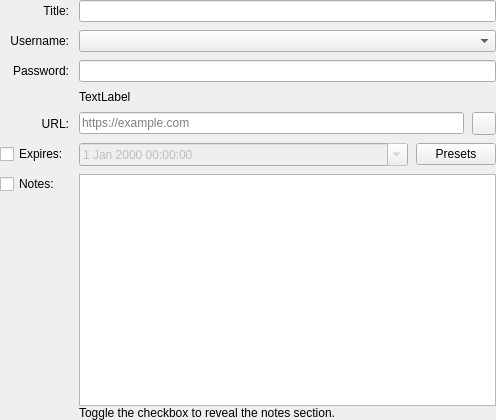
<?xml version="1.0" encoding="UTF-8"?>
<ui version="4.0">
 <class>EditEntryWidgetMain</class>
 <widget class="QWidget" name="EditEntryWidgetMain">
  <property name="geometry">
   <rect>
    <x>0</x>
    <y>0</y>
    <width>496</width>
    <height>420</height>
   </rect>
  </property>
  <layout class="QGridLayout" name="gridLayout">
   <property name="leftMargin">
    <number>0</number>
   </property>
   <property name="topMargin">
    <number>0</number>
   </property>
   <property name="rightMargin">
    <number>0</number>
   </property>
   <property name="bottomMargin">
    <number>0</number>
   </property>
   <property name="horizontalSpacing">
    <number>10</number>
   </property>
   <property name="verticalSpacing">
    <number>8</number>
   </property>
   <item row="7" column="1">
    <layout class="QVBoxLayout" name="verticalLayout_2">
     <item>
      <widget class="QPlainTextEdit" name="notesEdit">
       <property name="sizePolicy">
        <sizepolicy hsizetype="Expanding" vsizetype="Expanding">
         <horstretch>0</horstretch>
         <verstretch>1</verstretch>
        </sizepolicy>
       </property>
       <property name="minimumSize">
        <size>
         <width>0</width>
         <height>100</height>
        </size>
       </property>
       <property name="accessibleName">
        <string>Notes field</string>
       </property>
      </widget>
     </item>
     <item>
      <widget class="QLabel" name="notesHint">
       <property name="visible">
        <bool>true</bool>
       </property>
       <property name="text">
        <string>Toggle the checkbox to reveal the notes section.</string>
       </property>
       <property name="alignment">
        <set>Qt::AlignTop</set>
       </property>
      </widget>
     </item>
    </layout>
   </item>
   <item row="1" column="1">
    <widget class="QComboBox" name="usernameComboBox">
     <property name="accessibleName">
      <string>Username field</string>
     </property>
    </widget>
   </item>
   <item row="7" column="0">
    <layout class="QVBoxLayout" name="verticalLayout">
     <item>
      <widget class="QCheckBox" name="notesEnabled">
       <property name="toolTip">
        <string>Toggle notes visible</string>
       </property>
       <property name="accessibleName">
        <string>Toggle notes visible</string>
       </property>
       <property name="text">
        <string>Notes:</string>
       </property>
      </widget>
     </item>
     <item>
      <spacer name="verticalSpacer">
       <property name="orientation">
        <enum>Qt::Vertical</enum>
       </property>
       <property name="sizeHint" stdset="0">
        <size>
         <width>20</width>
         <height>40</height>
        </size>
       </property>
      </spacer>
     </item>
    </layout>
   </item>
   <item row="6" column="1">
    <layout class="QHBoxLayout" name="horizontalLayout_2">
     <property name="spacing">
      <number>8</number>
     </property>
     <item>
      <widget class="QDateTimeEdit" name="expireDatePicker">
       <property name="enabled">
        <bool>false</bool>
       </property>
       <property name="accessibleName">
        <string>Expiration field</string>
       </property>
       <property name="calendarPopup">
        <bool>true</bool>
       </property>
      </widget>
     </item>
     <item>
      <widget class="QPushButton" name="expirePresets">
       <property name="sizePolicy">
        <sizepolicy hsizetype="Fixed" vsizetype="Fixed">
         <horstretch>0</horstretch>
         <verstretch>0</verstretch>
        </sizepolicy>
       </property>
       <property name="toolTip">
        <string>Expiration Presets</string>
       </property>
       <property name="accessibleName">
        <string>Expiration presets</string>
       </property>
       <property name="text">
        <string>Presets</string>
       </property>
      </widget>
     </item>
    </layout>
   </item>
   <item row="2" column="0">
    <widget class="QLabel" name="passwordLabel">
     <property name="text">
      <string>Password:</string>
     </property>
     <property name="alignment">
      <set>Qt::AlignRight|Qt::AlignTrailing|Qt::AlignVCenter</set>
     </property>
    </widget>
   </item>
   <item row="4" column="0">
    <widget class="QLabel" name="urlLabel">
     <property name="text">
      <string>URL:</string>
     </property>
     <property name="alignment">
      <set>Qt::AlignRight|Qt::AlignTrailing|Qt::AlignVCenter</set>
     </property>
    </widget>
   </item>
   <item row="4" column="1">
    <layout class="QHBoxLayout" name="horizontalLayout_6">
     <property name="spacing">
      <number>8</number>
     </property>
     <item>
      <widget class="URLEdit" name="urlEdit">
       <property name="accessibleName">
        <string>Url field</string>
       </property>
       <property name="placeholderText">
        <string>https://example.com</string>
       </property>
      </widget>
     </item>
     <item>
      <widget class="QToolButton" name="fetchFaviconButton">
       <property name="toolTip">
        <string>Download favicon for URL</string>
       </property>
       <property name="accessibleName">
        <string>Download favicon for URL</string>
       </property>
      </widget>
     </item>
    </layout>
   </item>
   <item row="0" column="0">
    <widget class="QLabel" name="titleLabel">
     <property name="text">
      <string>Title:</string>
     </property>
     <property name="alignment">
      <set>Qt::AlignRight|Qt::AlignTrailing|Qt::AlignVCenter</set>
     </property>
    </widget>
   </item>
   <item row="0" column="1">
    <widget class="QLineEdit" name="titleEdit">
     <property name="accessibleName">
      <string>Title field</string>
     </property>
    </widget>
   </item>
   <item row="1" column="0">
    <widget class="QLabel" name="usernameLabel">
     <property name="text">
      <string>Username:</string>
     </property>
     <property name="alignment">
      <set>Qt::AlignRight|Qt::AlignTrailing|Qt::AlignVCenter</set>
     </property>
    </widget>
   </item>
   <item row="2" column="1">
    <widget class="PasswordEdit" name="passwordEdit">
     <property name="accessibleName">
      <string>Password field</string>
     </property>
     <property name="echoMode">
      <enum>QLineEdit::Password</enum>
     </property>
    </widget>
   </item>
   <item row="6" column="0">
    <layout class="QHBoxLayout" name="horizontalLayout">
     <property name="spacing">
      <number>0</number>
     </property>
     <item>
      <widget class="QCheckBox" name="expireCheck">
       <property name="toolTip">
        <string>Toggle expiration</string>
       </property>
       <property name="accessibleName">
        <string>Toggle expiration</string>
       </property>
       <property name="text">
        <string>Expires:</string>
       </property>
      </widget>
     </item>
    </layout>
   </item>
   <item row="3" column="1">
    <widget class="QLabel" name="passwordIssueLabel">
     <property name="text">
      <string>TextLabel</string>
     </property>
    </widget>
   </item>
  </layout>
 </widget>
 <customwidgets>
  <customwidget>
   <class>PasswordEdit</class>
   <extends>QLineEdit</extends>
   <header>gui/PasswordEdit.h</header>
   <container>1</container>
  </customwidget>
  <customwidget>
   <class>URLEdit</class>
   <extends>QLineEdit</extends>
   <header>gui/URLEdit.h</header>
   <container>1</container>
  </customwidget>
 </customwidgets>
 <tabstops>
  <tabstop>titleEdit</tabstop>
  <tabstop>usernameComboBox</tabstop>
  <tabstop>passwordEdit</tabstop>
  <tabstop>urlEdit</tabstop>
  <tabstop>fetchFaviconButton</tabstop>
  <tabstop>expireCheck</tabstop>
  <tabstop>expireDatePicker</tabstop>
  <tabstop>expirePresets</tabstop>
  <tabstop>notesEnabled</tabstop>
  <tabstop>notesEdit</tabstop>
 </tabstops>
 <resources/>
 <connections/>
</ui>
